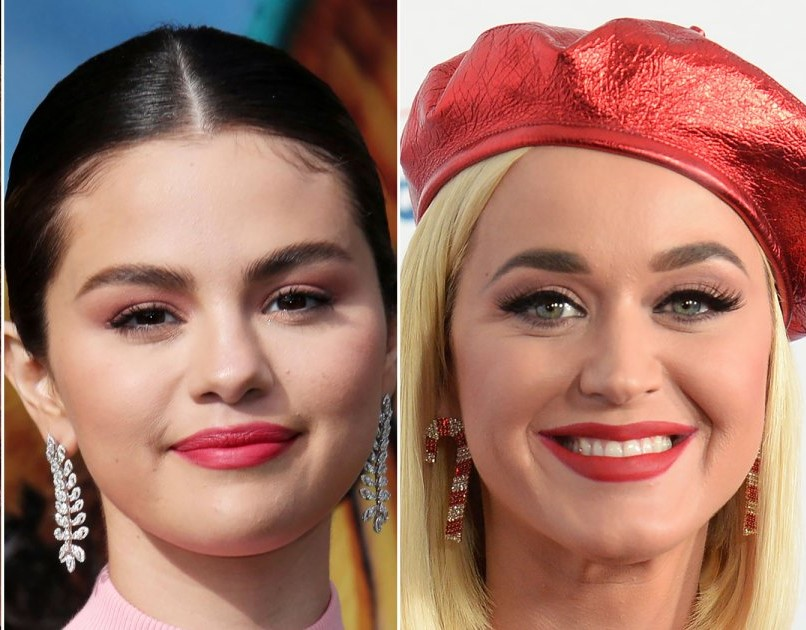
#> input picture image.jpg, 806 x 630 px, given in place of the camera
$ python 'Morphological Transformations.py'
#> lines starting #> are read from the running program, lines starting #| are printed output that depends on the picture; after the words box and inside, x2 and y2 are one past the last pixel; in counts of white or black regions, pixels touching at a corner belong together

#Morphological Transformations

import cv2
import numpy as np

cap = cv2.VideoCapture(0)

while True:
    _, frame = cap.read()
#> frame is the input picture: shape (630, 806, 3); mean B, G, R 101.7, 116.4, 162.3


    hsv = cv2.cvtColor(frame , cv2.COLOR_BGR2HSV)
#> hsv: shape (630, 806, 3); mean H, S, V 22.9, 113, 165.5

    lower_red= np.array([30,150,30])
    upper_red = np.array([255,255,170])

    mask= cv2.inRange(hsv , lower_red , upper_red)
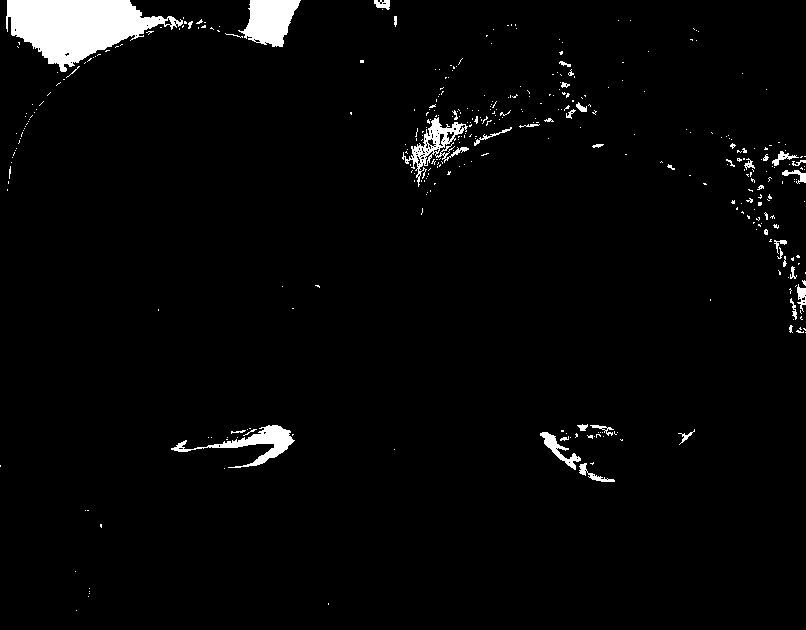
#> mask: shape (630, 806); 2.9% white; 377 white regions (335 under 20 px), largest, box (x1, y1, x2, y2) and area: (6, 0, 183, 72) 6952, (238, 0, 301, 47) 1886, (171, 425, 295, 468) 1352
    result = cv2.bitwise_and(frame,frame, mask=mask)
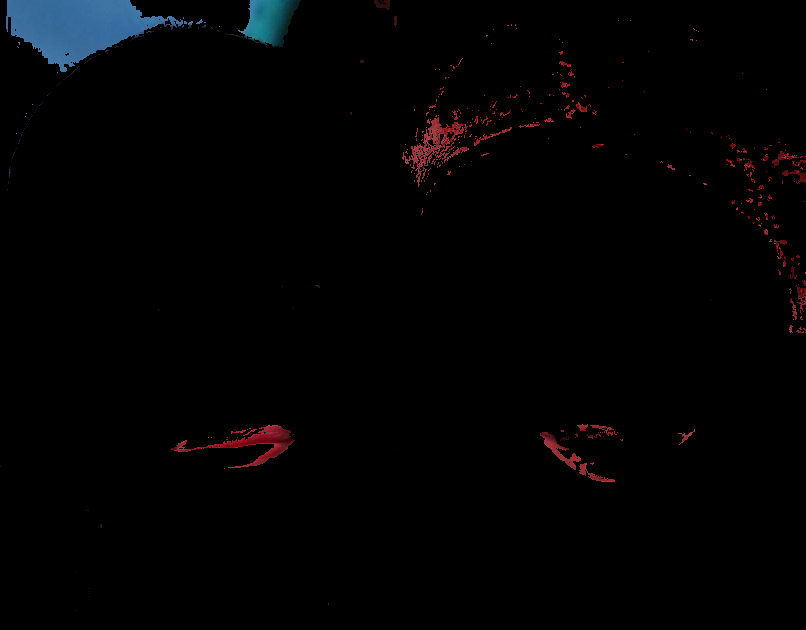
#> result: shape (630, 806, 3); mean B, G, R 3.1, 2.3, 2.4

    # Erosion and Dilation

    '''Erosion'''
    # work with a slider (kernel) give this a size. (eg 5*5 pixels)
    # we slide this slider around, and if all of the pixels are white, then we get white, otherwise black.
    # This may help eliminate some white noise.

    '''Dilation'''
    # Slides around, if the entire area isn't black it is converted to white

    kernel = np.ones((5,5) , np.uint8)
    erosion = cv2.erode(mask, kernel , iterations=1)
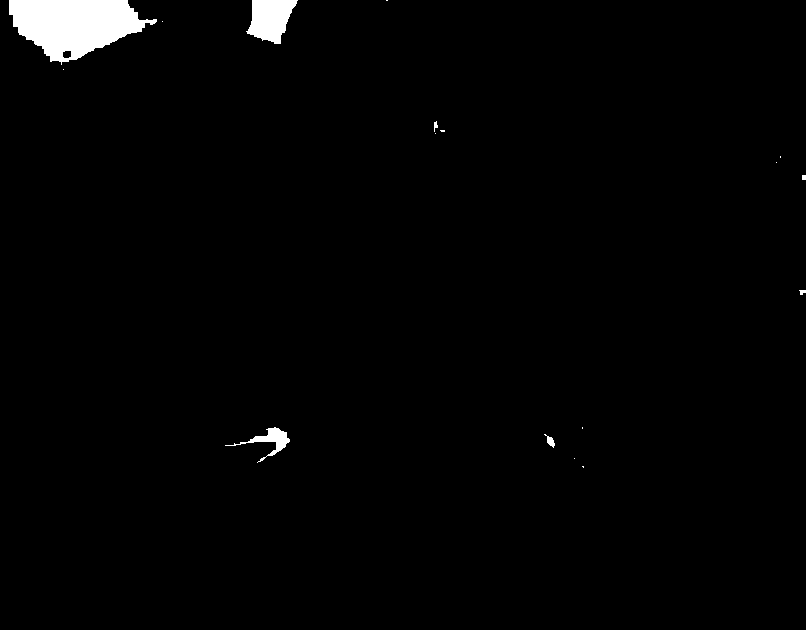
#> erosion: shape (630, 806); 1.6% white; 17 white regions (10 under 20 px), largest, box (x1, y1, x2, y2) and area: (9, 0, 157, 65) 5942, (246, 0, 298, 44) 1519, (225, 427, 290, 463) 530
    dilation = cv2.dilate(mask ,kernel , iterations=1)
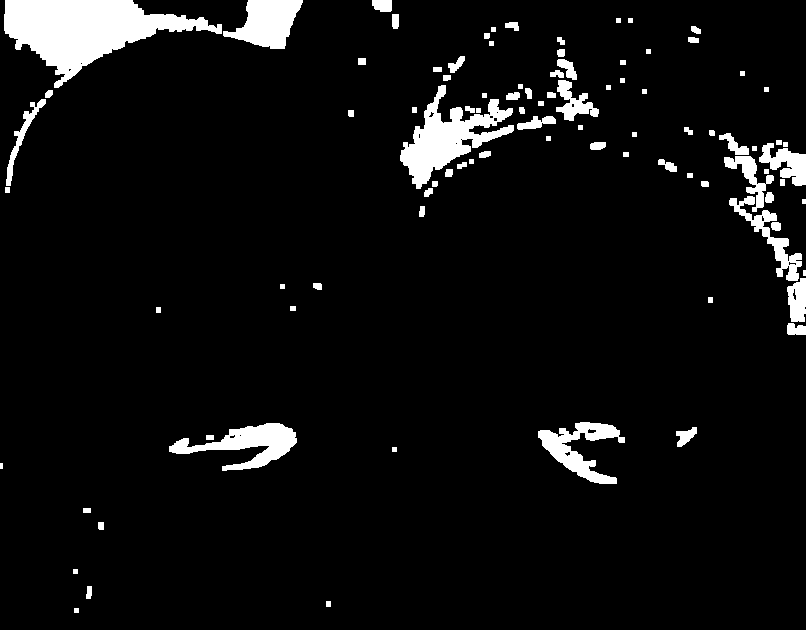
#> dilation: shape (630, 806); 6% white; 93 white regions (2 under 20 px), largest, box (x1, y1, x2, y2) and area: (4, 0, 222, 88) 8856, (400, 85, 514, 189) 4416, (169, 423, 297, 471) 2607


    #opening and closing
    #The goal with opening is to remove "false positives"
    '''False positives are noises in the background'''
    #Sometimes, in the background, you get some pixels here and there of noise
    #The idea of "closing" is to remove false negatives.
    # Basically this is where you have your detected shape and still have some black pixels within the object.

    opening = cv2.morphologyEx(mask,cv2.MORPH_OPEN , kernel)
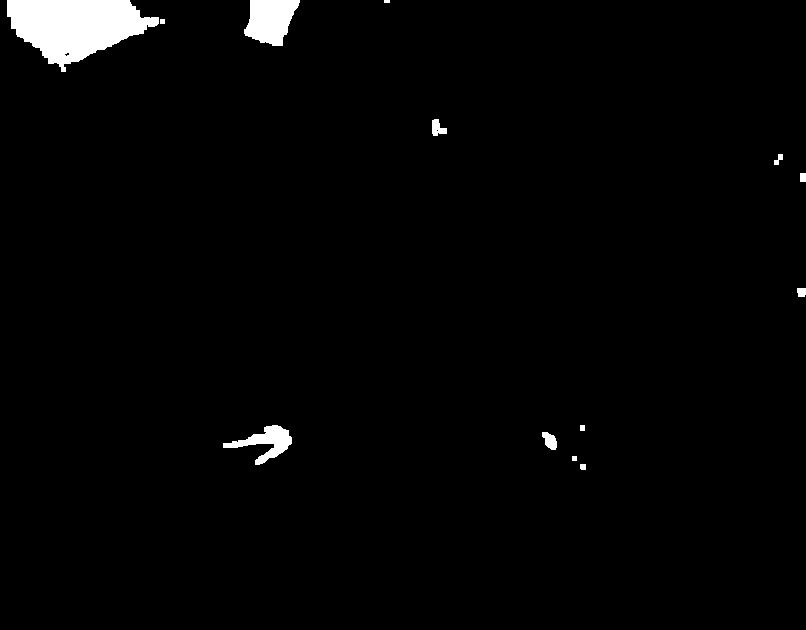
#> opening: shape (630, 806); 2% white; 13 white regions (1 under 20 px), largest, box (x1, y1, x2, y2) and area: (7, 0, 159, 72) 6653, (244, 0, 300, 46) 1823, (223, 425, 292, 465) 1054
    closing = cv2.morphologyEx(mask, cv2.MORPH_CLOSE , kernel)
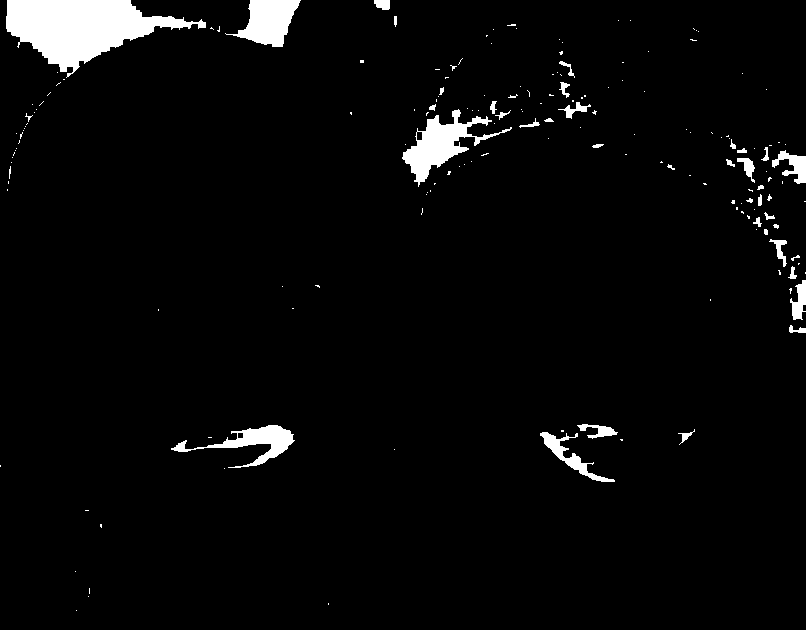
#> closing: shape (630, 806); 3.5% white; 177 white regions (138 under 20 px), largest, box (x1, y1, x2, y2) and area: (6, 0, 206, 78) 7599, (402, 109, 512, 187) 2581, (225, 0, 301, 47) 1972


    cv2.imshow('frame', frame)
    cv2.imshow('result', result)
    cv2.imshow('erosion', erosion)
    cv2.imshow('dilation', dilation)
    cv2.imshow('opening',opening)
    cv2.imshow('closing',closing)


    if cv2.waitKey(1) & 0xFF == ord('q'):
#> (key q is pressed here)
        break


cap.release()
cv2.destroyAllWindows()

$ run again, on jenan.jpg
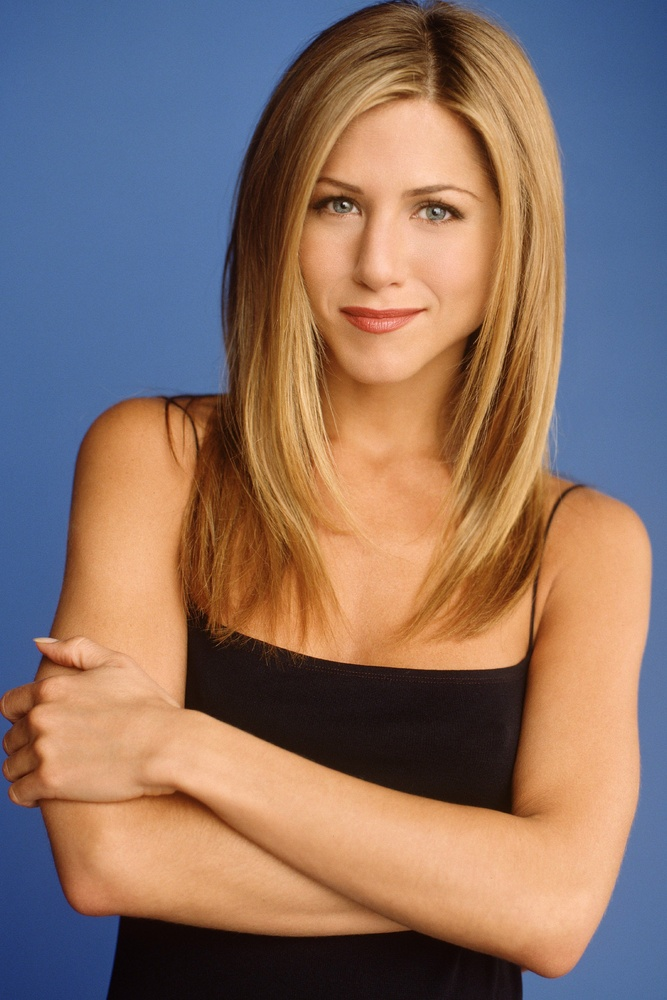
#> input picture jenan.jpg, 667 x 1000 px, shrunk from 1803 x 2705 before the run, given in place of the camera
#> frame is the input picture: shape (1000, 667, 3); mean B, G, R 102.6, 112.7, 137.7
#> hsv: shape (1000, 667, 3); mean H, S, V 48.7, 136.7, 162.8
#> `mask= cv2.inRange(hsv , lower_red , upper_red)`:
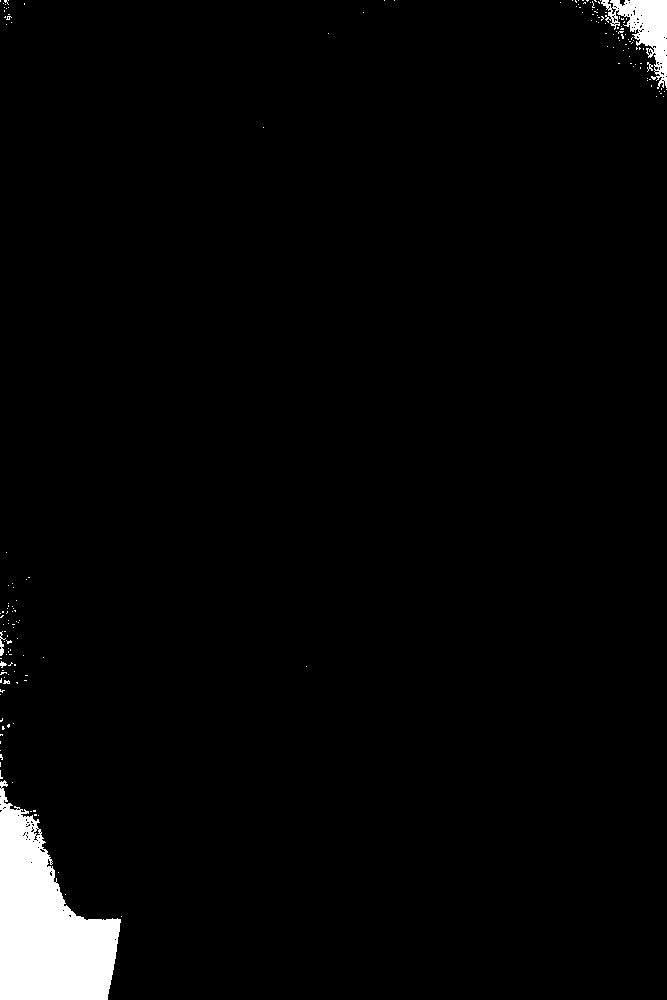
#> mask: shape (1000, 667); 2.7% white; 171 white regions (165 under 20 px), largest, box (x1, y1, x2, y2) and area: (0, 780, 121, 1000) 15049, (601, 0, 667, 89) 2430, (0, 631, 6, 656) 63, (647, 62, 653, 72) 27, (0, 661, 7, 668) 26, (3, 680, 10, 684) 20
#> erosion: shape (1000, 667); 2.2% white; 9 white regions (7 under 20 px), largest, box (x1, y1, x2, y2) and area: (0, 810, 118, 1000) 13648, (621, 0, 667, 74) 1280
#> dilation: shape (1000, 667); 3.4% white; 32 white regions (2 under 20 px), largest, box (x1, y1, x2, y2) and area: (0, 748, 124, 1000) 16284, (570, 0, 667, 99) 4271, (0, 629, 18, 686) 667
#> opening: shape (1000, 667); 2.5% white; 5 white regions (1 under 20 px), largest, box (x1, y1, x2, y2) and area: (0, 805, 120, 1000) 14509, (611, 0, 667, 76) 1803, (0, 789, 5, 796) 33, (0, 797, 4, 804) 28
#> `closing = cv2.morphologyEx(mask, cv2.MORPH_CLOSE , kernel)`:
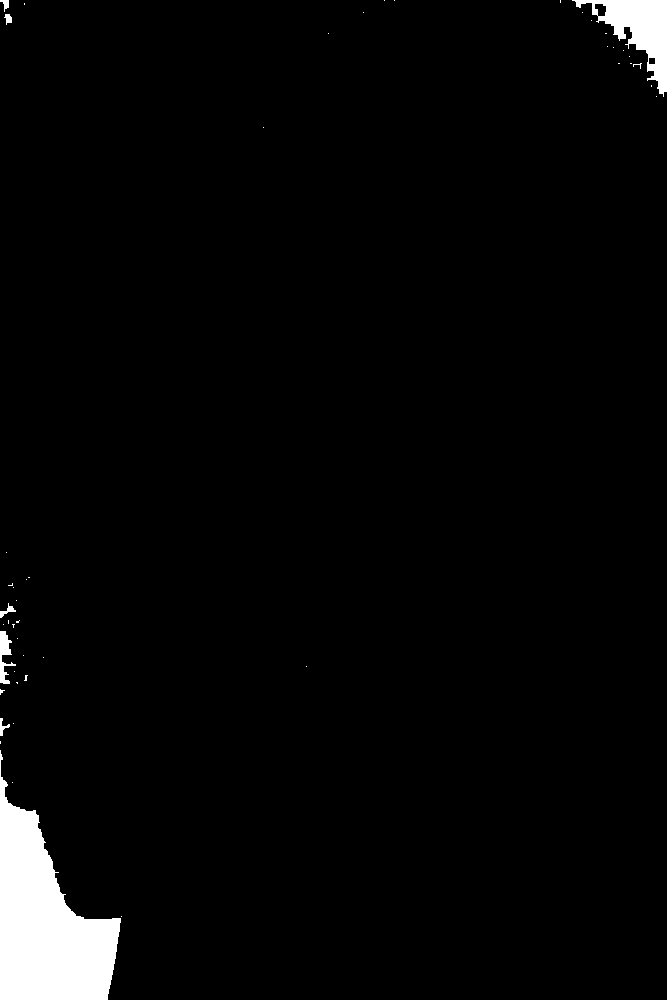
#> closing: shape (1000, 667); 2.9% white; 48 white regions (41 under 20 px), largest, box (x1, y1, x2, y2) and area: (0, 750, 121, 1000) 15406, (572, 0, 667, 97) 3451, (0, 631, 16, 684) 387
